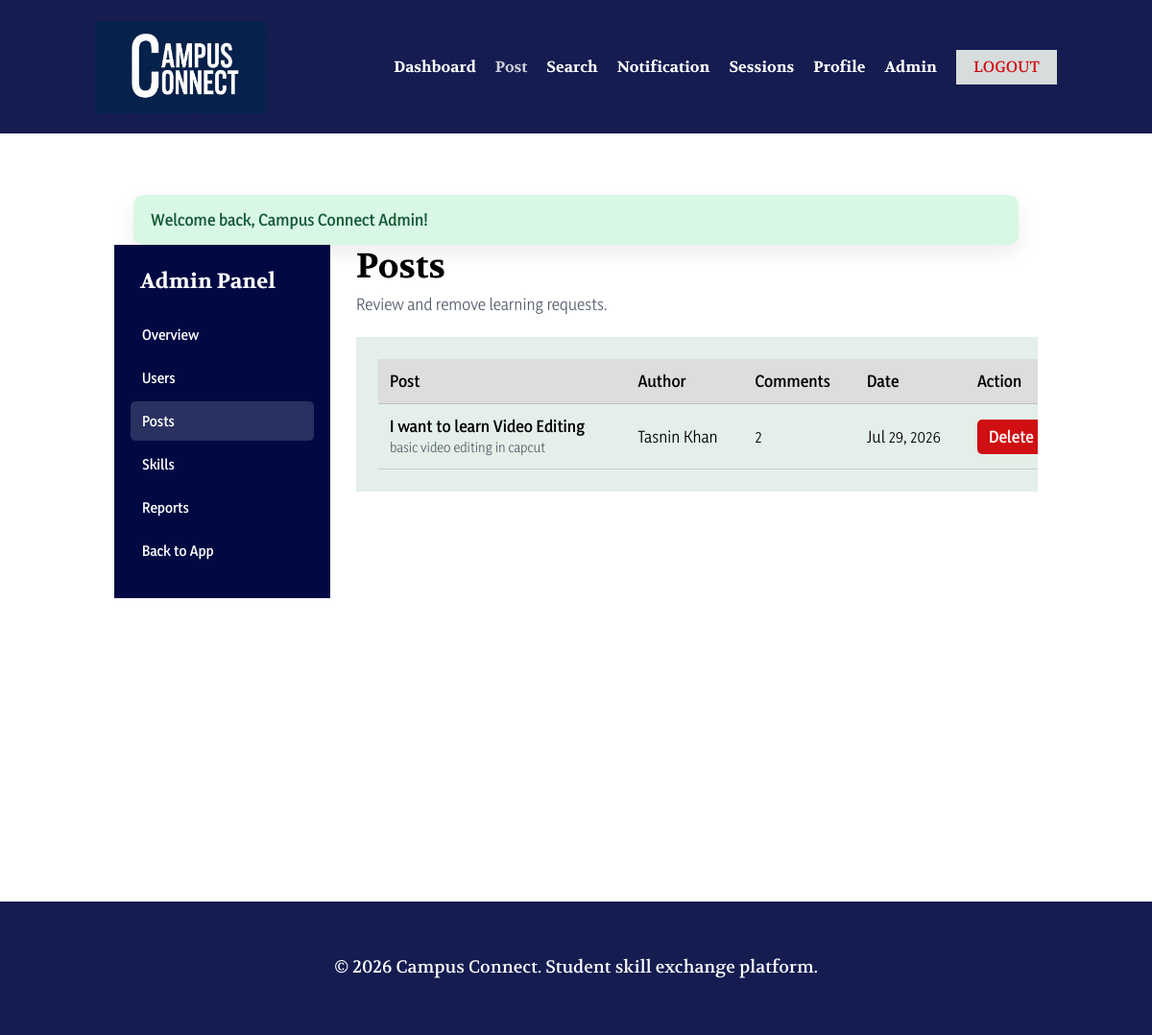
Screenshot of /admin/posts.php (signed in) with the database file from the repository.
### tables this page shows
CREATE TABLE IF NOT EXISTS `posts` (
  `id` int(11) NOT NULL AUTO_INCREMENT,
  `user_id` int(11) NOT NULL,
  `title` varchar(180) NOT NULL,
  `description` text NOT NULL,
  `resource_url` varchar(500) DEFAULT NULL,
  `attachment` varchar(255) DEFAULT NULL,
  `created_at` datetime NOT NULL DEFAULT current_timestamp(),
  `updated_at` datetime DEFAULT NULL ON UPDATE current_timestamp(),
  PRIMARY KEY (`id`),
  KEY `idx_posts_created` (`created_at`),
  KEY `idx_posts_user` (`user_id`),
  FULLTEXT KEY `ft_posts_title_description` (`title`,`description`),
  CONSTRAINT `fk_posts_user`
    FOREIGN KEY (`user_id`) REFERENCES `users` (`id`) ON DELETE CASCADE
);

CREATE TABLE IF NOT EXISTS `users` (
  `id` int(11) NOT NULL AUTO_INCREMENT,
  `name` varchar(120) NOT NULL,
  `email` varchar(160) NOT NULL,
  `password` varchar(255) NOT NULL,
  `role` enum('student','teacher','admin') NOT NULL DEFAULT 'student',
  `department` varchar(120) DEFAULT NULL,
  `semester` varchar(50) DEFAULT NULL,
  `bio` text DEFAULT NULL,
  `profile_photo` varchar(255) DEFAULT NULL,
  `status` enum('active','blocked') NOT NULL DEFAULT 'active',
  `created_at` datetime NOT NULL DEFAULT current_timestamp(),
  `updated_at` datetime DEFAULT NULL ON UPDATE current_timestamp(),
  PRIMARY KEY (`id`),
  UNIQUE KEY `uq_users_email` (`email`)
);

### includes/db.php (called while the page is built, shortened)
<?php
function db(): PDO
{
    static $pdo = null;
    if ($pdo === null) {
        $dsn = 'mysql:host=' . DB_HOST . ';dbname=' . DB_NAME . ';charset=utf8mb4';
        $options = [
            PDO::ATTR_ERRMODE => PDO::ERRMODE_EXCEPTION,
            PDO::ATTR_DEFAULT_FETCH_MODE => PDO::FETCH_ASSOC,
            PDO::ATTR_EMULATE_PREPARES => false,
        ];
        $pdo = new PDO($dsn, DB_USER, DB_PASS, $options);
    }
    return $pdo;
}
?>

### admin/posts.php (the view, shortened to what this page needs)
<?php
$stmt=db()->query("SELECT p.*,u.name author_name,(SELECT COUNT(*) FROM comments c WHERE c.post_id=p.id) comment_count FROM posts p JOIN users u ON u.id=p.user_id ORDER BY p.created_at DESC");$posts=$stmt->fetchAll();$pageTitle='Admin Posts - Campus Connect';include __DIR__.'/_admin_header.php';
?>
<div class="admin-title"><div><h1>Posts</h1><p>Review and remove learning requests.</p></div></div><section class="admin-panel table-wrap"><table class="admin-table"><thead><tr><th>Post</th><th>Author</th><th>Comments</th><th>Date</th><th>Action</th></tr></thead><tbody><?php foreach($posts as $post): ?><tr><td><a href="<?= url('post-details.php?id='.(int)$post['id']) ?>"><strong><?= e($post['title']) ?></strong><small><?= e(excerpt($post['description'],70)) ?></small></a></td><td><?= e($post['author_name']) ?></td><td><?= (int)$post['comment_count'] ?></td><td><?= e(date('M d, Y',strtotime($post['created_at']))) ?></td><td><form method="post"><?= csrf_field() ?><input type="hidden" name="id" value="<?= (int)$post['id'] ?>"><button class="danger" data-confirm="Delete this post and its comments?">Delete</button></form></td></tr><?php endforeach; ?></tbody></table><?php if(!$posts): ?><div class="admin-empty">No posts found.</div><?php endif; ?></section>
<?php include __DIR__.'/_admin_footer.php'; ?>

### assets/css/style.css (style rules this page uses)
:root { --navy:#000942; --navy-overlay:rgba(0,9,66,.92); --paper:#fbf3fd; --mint:rgba(153,196,173,.39); --blue:#2174bc; --ink:#000; --muted:#d7dcdd; --danger:#cf0f12; }
* { box-sizing:border-box }
html { scroll-behavior:smooth }
body { margin:0;background:#fff;color:var(--ink);font-family:Volkhov,Georgia,serif;line-height:1.25 }
button,input,select,textarea { font:inherit }
button,a { touch-action:manipulation }
a { color:inherit }
.table-wrap { width:100%;overflow:auto }
.section-heading-row,.feed-heading,.notification-heading,.sessions-heading,.admin-title { display:flex;align-items:flex-start;justify-content:space-between;gap:24px }
.section-heading-row h2,.feed-heading h1,.notification-heading h1,.sessions-heading h1,.admin-title h1 { margin:0 }
.feed-heading p,.sessions-heading p,.admin-title p { margin:6px 0 0;font:400 16px Yaldevi,Arial,sans-serif;color:#59616e }
.admin-title { align-items:center;margin-bottom:24px }
.admin-title h1 { font-size:36px }
.admin-panel { margin-bottom:24px;padding:23px;background:rgba(153,196,173,.28) }
.admin-table { width:100%;min-width:720px;border-collapse:collapse;font-family:Yaldevi,Arial,sans-serif }
.admin-table th,.admin-table td { padding:13px 12px;border-bottom:1px solid rgba(0,0,0,.13);text-align:left;vertical-align:middle }
.admin-table th { background:rgba(217,217,217,.76) }
.admin-table td>a { text-decoration:none }
.admin-table td>a small { display:block;margin-top:4px;color:#5d6570 }
.admin-table button,.admin-report-card button { border:0;border-radius:5px;padding:8px 12px;color:#fff;font-weight:600;cursor:pointer }
.admin-table button.danger,.admin-report-card button.danger { background:#cf0f12 }

### rows the page displays
posts: title "I want to learn Video Editing", description "basic video editing in capcut", user.name "Tasnin Khan", comment_count "2", created_at "Jul 29, 2026"

### other values shown
$item['message'] "Welcome back, Campus Connect Admin!"
